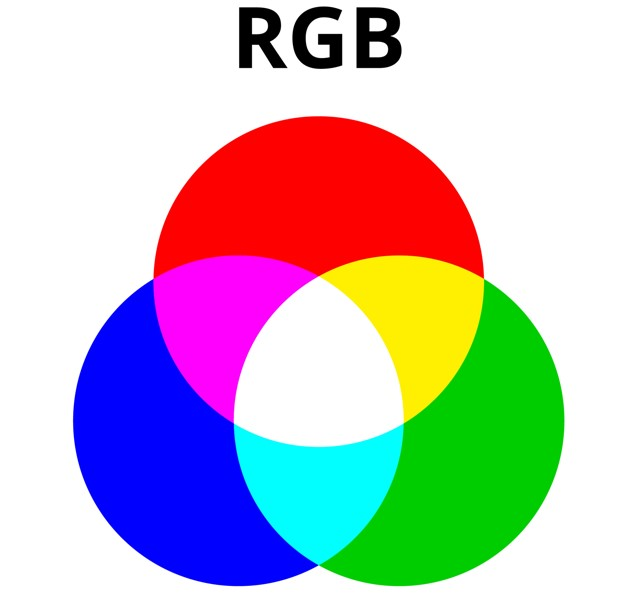
#> input picture OPENCV_ex1/RGB.jpg, 631 x 595 px, given in place of video.mp4, which was not available
$ python ex8.py
#> lines starting #> are read from the running program, lines starting #| are printed output that depends on the picture; after the words box and inside, x2 and y2 are one past the last pixel; in counts of white or black regions, pixels touching at a corner belong together; pictures that were not available may be replaced by others from this repository, and a replacement may not be noted
import cv2
import numpy as np
import copy

def find_contours_in_color_range(image, lower_range, upper_range):
    # 이미지를 HSV로 변환
    hsv_image = cv2.cvtColor(image, cv2.COLOR_BGR2HSV)

    # 지정한 색 범위에 해당하는 마스크 생성
    color_mask = cv2.inRange(hsv_image, lower_range, upper_range)

    # 마스크와 원본 이미지 비트와 연산
    masked_image = cv2.bitwise_and(image, image, mask=color_mask)

    # 마스크 이미지를 그레이스케일로 변환
    gray_mask = cv2.cvtColor(masked_image, cv2.COLOR_BGR2GRAY)

    # 이진화 처리
    _, binary_mask = cv2.threshold(gray_mask, 1, 255, cv2.THRESH_BINARY)

    # 윤곽선 찾기
    contours, _ = cv2.findContours(binary_mask, cv2.RETR_EXTERNAL, cv2.CHAIN_APPROX_SIMPLE)

    # 윤곽선 그리기
    cv2.drawContours(image, contours, -1, (0, 255, 0), 2)

    return image


cap = cv2.VideoCapture("ex8/video.mp4")

while cap.isOpened():
    ret, frame = cap.read()
#> frame is the input picture: shape (595, 631, 3); mean B, G, R 191.3, 186.2, 191.4

    if not ret:
        break

    frame_copy = copy.deepcopy(frame) # 원본 frame 은 건들지 않고 복사본 frame 으로 다루기 위한 용도

    height, width,_ = frame_copy.shape
#> height = 595; width = 631
    roi_height = int(height/3)
#> roi_height = 198
    roi_width = int(width/3)
#> roi_width = 210

    roi = frame_copy[2*roi_height: height, roi_width:(width-roi_width)]
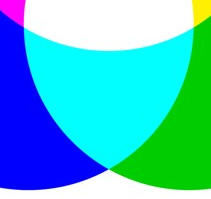
#> roi: shape (199, 211, 3); mean B, G, R 204.9, 189, 68.7

    hsv = cv2.cvtColor(frame, cv2.COLOR_BGR2HSV)
#> hsv: shape (595, 631, 3); mean H, S, V 32.9, 103.8, 245.7

    lower_white = np.array([0,0,200],dtype=np.uint8)
    upper_white = np.array([255,30,255],dtype=np.uint8)
    white_mask = cv2.inRange(hsv, lower_white, upper_white)
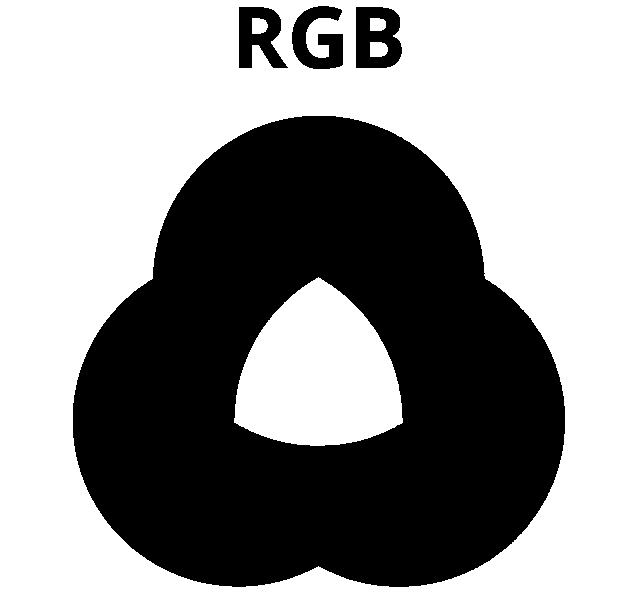
#> white_mask: shape (595, 631); 57.3% white; 4 black regions, box (x1, y1, x2, y2) and area: (73, 116, 565, 587) 154438, (356, 7, 402, 68) 2124, (292, 6, 343, 69) 1912, (239, 7, 288, 68) 1857

    white_result1 = cv2.bitwise_and(frame, frame, mask=white_mask)

    white_result2 = find_contours_in_color_range(roi, lower_white, upper_white)
#> in find_contours_in_color_range, `hsv_image = cv2.cvtColor(image, cv2.COLOR_BGR2HSV)`: hsv_image: shape (199, 211, 3); mean H, S, V 77.1, 191.6, 244.9
#> in find_contours_in_color_range, `color_mask = cv2.inRange(hsv_image, lower_range, upper_range)`:
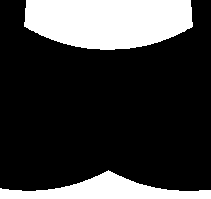
#> color_mask: shape (199, 211); 23.7% white; 2 white regions
#> in find_contours_in_color_range, `contours, _ = cv2.findContours(binary_mask, cv2.RETR_EXTERNAL, cv2.CHA..`: contours = 2 contours; box (x1, y1, x2, y2) and area: (24, 0, 193, 50) 6898, (0, 170, 211, 199) 2623
#> in find_contours_in_color_range, `cv2.drawContours(image, contours, -1, (0, 255, 0), 2)`:
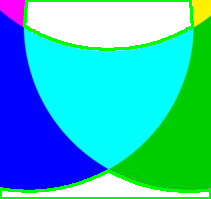
#> image: shape (199, 211, 3); 5.37% of pixels changed, all inside (x1, y1, x2, y2) = (0, 0, 211, 199)

    cv2.imshow("Original", frame)
    cv2.imshow("White", white_result1)
    cv2.imshow("edge_roi", white_result2)

    if cv2.waitKey(25) & 0xFF == ord('q'):
#> (key q is pressed here)
        break

# cv2.release()

cv2.destroyAllWindows()
